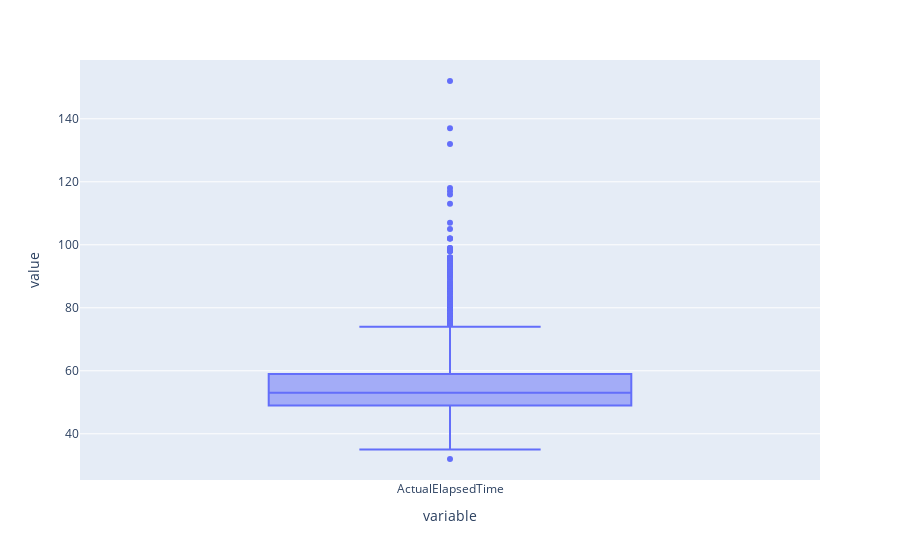

The notebook cell saved with this chart:
### Markdown cell above
**Usando Plotly**

### Code cell
import plotly.express as px

px.box(diagrama_cajas_datos[['ActualElapsedTime']])

### Figure 1 — Plotly figure (JSON) as saved in the notebook; plotly's stock layout.template omitted (floating-point values rounded to 4 significant figures; data arrays with more than 128 entries replaced by an {"elided": "..."} marker saying what was removed)
{"data": [{"alignmentgroup": "True", "hovertemplate": "variable=%{x}<br>value=%{y}<extra></extra>", "legendgroup": "", "marker": {"color": "#636efa"}, "name": "", "notched": false, "offsetgroup": "", "orientation": "v", "showlegend": false, "type": "box", "x": {"elided": "11128 str values"}, "x0": " ", "xaxis": "x", "y": {"elided": "11128 float values"}, "y0": " ", "yaxis": "y"}], "layout": {"boxmode": "group", "legend": {"tracegroupgap": 0}, "margin": {"t": 60}, "xaxis": {"anchor": "y", "domain": [0, 1], "title": {"text": "variable"}}, "yaxis": {"anchor": "x", "domain": [0, 1], "title": {"text": "value"}}}}
